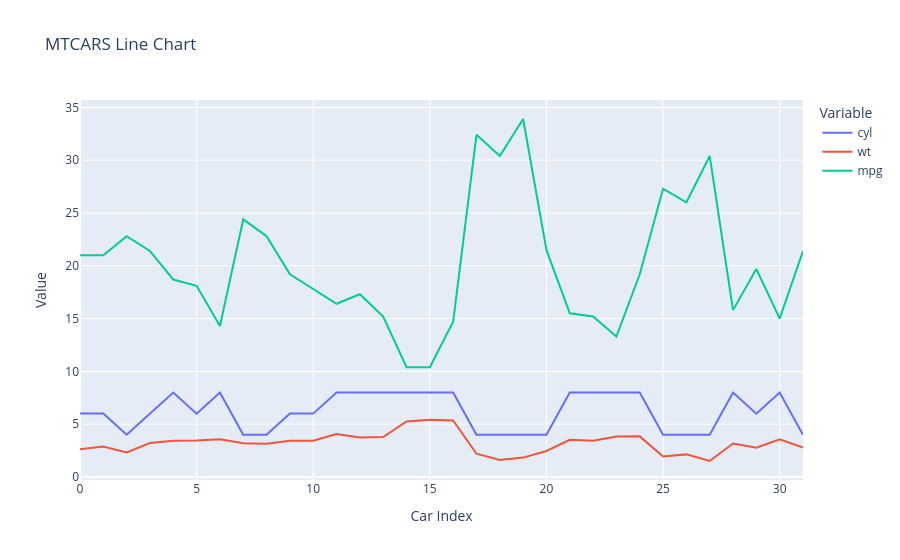

Notebook cell for this chart:
### Code cell
# Create line chart
fig = px.line(
    df,
    y=['cyl', 'wt', 'mpg'],
    title="MTCARS Line Chart",
    labels={
        'index': 'Car Index',
        'value': 'Value',
        'variable': 'Variable'
    }
)

fig.show()

### Figure 1 — Plotly figure (JSON) as saved in the notebook; plotly's stock layout.template omitted (floating-point values rounded to 4 significant figures)
{"data": [{"hovertemplate": "Variable=cyl<br>Car Index=%{x}<br>Value=%{y}<extra></extra>", "legendgroup": "cyl", "line": {"color": "#636efa", "dash": "solid"}, "marker": {"symbol": "circle"}, "mode": "lines", "name": "cyl", "orientation": "v", "showlegend": true, "type": "scatter", "x": [0, 1, 2, 3, 4, 5, 6, 7, 8, 9, 10, 11, 12, 13, 14, 15, 16, 17, 18, 19, 20, 21, 22, 23, 24, 25, 26, 27, 28, 29, 30, 31], "xaxis": "x", "y": [6.0, 6.0, 4.0, 6.0, 8.0, 6.0, 8.0, 4.0, 4.0, 6.0, 6.0, 8.0, 8.0, 8.0, 8.0, 8.0, 8.0, 4.0, 4.0, 4.0, 4.0, 8.0, 8.0, 8.0, 8.0, 4.0, 4.0, 4.0, 8.0, 6.0, 8.0, 4.0], "yaxis": "y"}, {"hovertemplate": "Variable=wt<br>Car Index=%{x}<br>Value=%{y}<extra></extra>", "legendgroup": "wt", "line": {"color": "#EF553B", "dash": "solid"}, "marker": {"symbol": "circle"}, "mode": "lines", "name": "wt", "orientation": "v", "showlegend": true, "type": "scatter", "x": [0, 1, 2, 3, 4, 5, 6, 7, 8, 9, 10, 11, 12, 13, 14, 15, 16, 17, 18, 19, 20, 21, 22, 23, 24, 25, 26, 27, 28, 29, 30, 31], "xaxis": "x", "y": [2.62, 2.875, 2.32, 3.215, 3.44, 3.46, 3.57, 3.19, 3.15, 3.44, 3.44, 4.07, 3.73, 3.78, 5.25, 5.424, 5.345, 2.2, 1.615, 1.835, 2.465, 3.52, 3.435, 3.84, 3.845, 1.935, 2.14, 1.513, 3.17, 2.77, 3.57, 2.78], "yaxis": "y"}, {"hovertemplate": "Variable=mpg<br>Car Index=%{x}<br>Value=%{y}<extra></extra>", "legendgroup": "mpg", "line": {"color": "#00cc96", "dash": "solid"}, "marker": {"symbol": "circle"}, "mode": "lines", "name": "mpg", "orientation": "v", "showlegend": true, "type": "scatter", "x": [0, 1, 2, 3, 4, 5, 6, 7, 8, 9, 10, 11, 12, 13, 14, 15, 16, 17, 18, 19, 20, 21, 22, 23, 24, 25, 26, 27, 28, 29, 30, 31], "xaxis": "x", "y": [21.0, 21.0, 22.8, 21.4, 18.7, 18.1, 14.3, 24.4, 22.8, 19.2, 17.8, 16.4, 17.3, 15.2, 10.4, 10.4, 14.7, 32.4, 30.4, 33.9, 21.5, 15.5, 15.2, 13.3, 19.2, 27.3, 26.0, 30.4, 15.8, 19.7, 15.0, 21.4], "yaxis": "y"}], "layout": {"legend": {"title": {"text": "Variable"}, "tracegroupgap": 0}, "title": {"text": "MTCARS Line Chart"}, "xaxis": {"anchor": "y", "domain": [0, 1], "title": {"text": "Car Index"}}, "yaxis": {"anchor": "x", "domain": [0, 1], "title": {"text": "Value"}}}}
